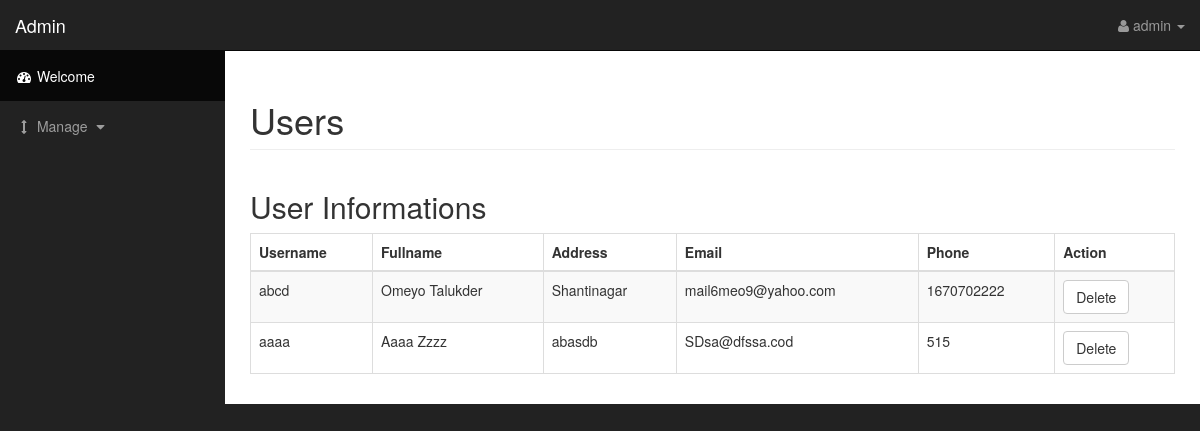
Page /admin/index.php?adp=1 (signed in) on the committed database.
### tables this page shows
CREATE TABLE `user` (
  `sl` int(128) NOT NULL,
  `fname` varchar(256) NOT NULL,
  `lname` varchar(256) NOT NULL,
  `address` varchar(256) NOT NULL,
  `email` varchar(256) NOT NULL,
  `phone` int(128) NOT NULL,
  `username` varchar(200) NOT NULL,
  `password` varchar(256) NOT NULL,
  `image` longblob NOT NULL,
  `imagename` varchar(180) NOT NULL
);

### admin/viewuser.php (the view, shortened to what this page needs)
<div class="container-fluid">
            <div class="row">
                <div class="col-lg-12">
                    <h1 class="page-header">
                        Users
                    </h1>
                </div>
            </div>
            <?php
            if(isset($_SESSION['valid'])==True){?>
            <div class="row">
                <div class="col-lg-6" style="width: 100%">
                    <h2>User Informations</h2>
                    <div class="table-responsive">
                        <table class="table table-bordered table-hover table-striped">
                            <thead>
                                <tr>
                                    <th>Username</th>
                                    <th>Fullname</th>
                                    <th>Address</th>
                                    <th>Email</th>
                                    <th>Phone</th>
                                    <th>Action</th>
                                </tr>
                            </thead>
                            <tbody>
                                <?php
                                $sql = "select * from user";
                                $result = mysqli_query($conn,$sql);
                                while($row = mysqli_fetch_array($result))
                                {
                                    echo "<tr>
                                    <td>".$row[6]."</td>
                                    <td>".$row[1]." ".$row[2]."</td>
                                    <td>".$row[3]."</td>
                                    <td>".$row[4]."</td>
                                    <td>".$row[5]."</td>
                                    <td><form method=\"post\" action=\"delete.php\"><a href=\"delete.php?id=".$row['0']."\" class=\"delete\"><input type=\"button\" class=\"btn btn-default\" value=\"Delete\"></a></form></td>
                                </tr>";
                            }
                            ?>
                        </tbody>
                    </table>
                </div>
            </div>
        </div>
        <?php
    }
    ?>
</div>

### admin/css/sb-admin.css (style rules this page uses)
body { margin-top: 100px; background-color: #222; }
@media (min-width:768px) { body { margin-top: 50px; } }

### rows in the picture
user: username "abcd", fname "Omeyo", lname "Talukder", address "Shantinagar", email "mail6meo9@yahoo.com", phone "1670702222"
user: username "aaaa", fname "Aaaa", lname "Zzzz", address "abasdb", email "SDsa@dfssa.cod", phone "515"

### other values in the picture
$_SESSION['username'] "admin"
